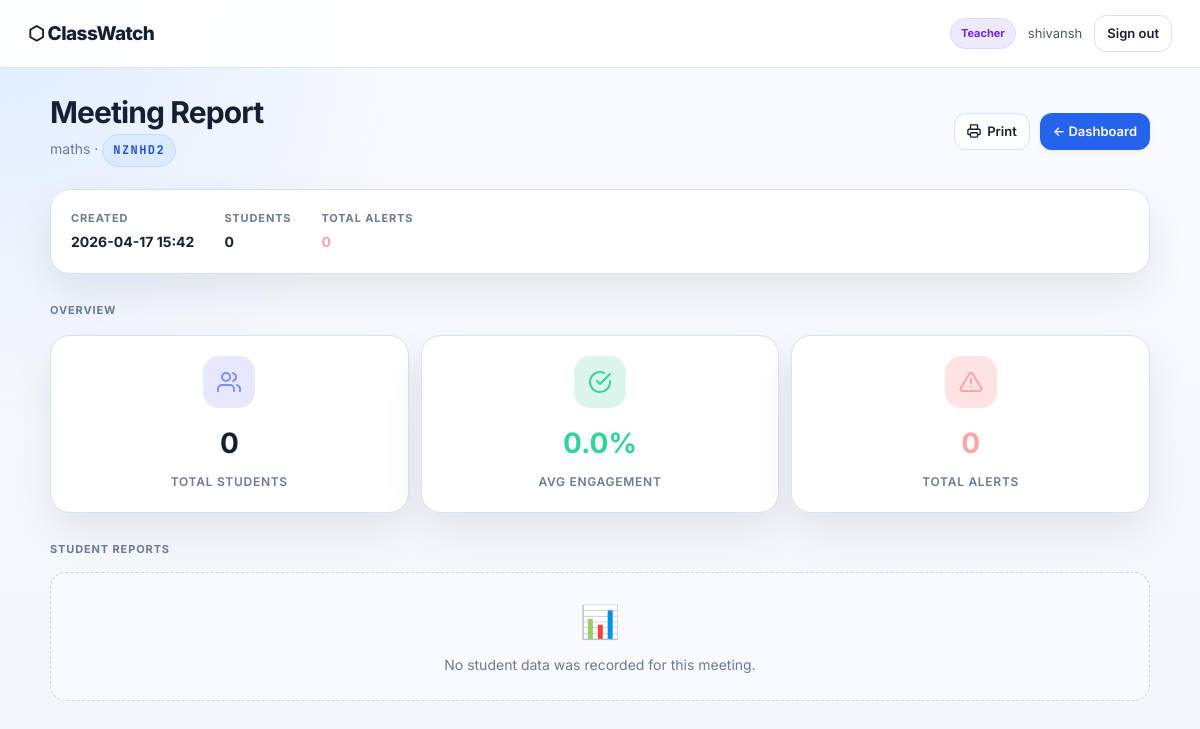
Screenshot of /teacher/report/NZNHD2 (signed in) with the database file from the repository.
### tables this page shows
CREATE TABLE meetings (
            id INTEGER PRIMARY KEY AUTOINCREMENT,
            host_id INTEGER NOT NULL,
            code TEXT UNIQUE NOT NULL,
            title TEXT NOT NULL,
            created_at TEXT NOT NULL,
            is_active INTEGER DEFAULT 1, ended_at TEXT,
            FOREIGN KEY (host_id) REFERENCES users(id)
        );

### app.py (the view, shortened to what this page needs)
@app.route('/teacher/report/<code>')
def meeting_report(code):
    err = login_required('teacher')
    if err: return err
    meeting = get_meeting_any(code)
    if not meeting:
        return redirect(url_for('teacher_home'))
    reports = get_reports_by_meeting(code)
    summary = {
        'total_students': len(reports),
        'avg_engagement': 0.0,
        'total_alerts':   0,
        'best_student':   None,
        'worst_student':  None,
    }
    return render_template('report.html', meeting=meeting, reports=reports,
                           summary=summary, user=session, code=code)

### app.py (called while the page is built)
def login_required(role=None):
    if 'user_id' not in session:
        return redirect(url_for('login'))
    if role and session.get('role') != role:
        return redirect(url_for('login'))
    return None

### database.py (called while the page is built)
def get_db():
    conn = sqlite3.connect(DB_PATH)
    conn.row_factory = sqlite3.Row
    return conn

def get_meeting_any(code):
    conn = get_db()
    cursor = conn.cursor()
    cursor.execute('SELECT * FROM meetings WHERE code = ?', (code,))
    meeting = cursor.fetchone()
    conn.close()
    return dict(meeting) if meeting else None

def get_reports_by_meeting(meeting_code):
    conn = get_db()
    cursor = conn.cursor()
    cursor.execute(
        'SELECT * FROM reports WHERE meeting_code = ? ORDER BY engagement_score DESC',
        (meeting_code,)
    )
    reports = [dict(r) for r in cursor.fetchall()]
    conn.close()
    return reports

### templates/report.html (shortened to what this page needs)
{% extends 'base.html' %}
{% block content %}
<div class="page-container" style="max-width:1100px;">
  <div class="page-header">
    <div>
      <h1 class="page-title">Meeting Report</h1>
      <p class="page-sub">{{ meeting.title }} · <span class="code-badge" style="font-size:12px;">{{ code }}</span></p>
    </div>
    <div style="display:flex;gap:10px;align-items:center;">
      <button class="btn btn-sm btn-outline" onclick="window.print()" id="btn-print">
        <svg width="14" height="14" viewBox="0 0 16 16" fill="none"><path d="M4 6V1h8v5M4 12H2a1 1 0 0 1-1-1V7a1 1 0 0 1 1-1h12a1 1 0 0 1 1 1v4a1 1 0 0 1-1 1h-2" stroke="currentColor" stroke-width="1.5" stroke-linejoin="round"/><rect x="4" y="10" width="8" height="5" rx="1" stroke="currentColor" stroke-width="1.5"/></svg>
        Print
      </button>
      <a href="{{ url_for('teacher_home') }}" class="btn btn-sm btn-primary" id="btn-back-dash">← Dashboard</a>
    </div>
  </div>
  <div class="report-info-bar">
    <div class="report-info-item">
      <span class="report-info-label">Created</span>
      <span class="report-info-value">{{ meeting.created_at[:16].replace('T', ' ') }}</span>
    </div>
    <div class="report-info-item">
      <span class="report-info-label">Students</span>
      <span class="report-info-value">{{ summary.total_students }}</span>
    </div>
    <div class="report-info-item">
      <span class="report-info-label">Total Alerts</span>
      <span class="report-info-value" style="color:#FCA5A5;">{{ summary.total_alerts }}</span>
    </div>
  </div>
  <div class="section-title" style="margin-top:28px;">Overview</div>
  <div class="report-summary-grid">
    <div class="report-summary-card">
      <div class="report-summary-icon" style="background:rgba(99,102,241,0.15);color:#818CF8;">
      </div>
      <div class="report-summary-num">{{ summary.total_students }}</div>
      <div class="report-summary-label">Total Students</div>
    </div>
    <div class="report-summary-card">
      <div class="report-summary-icon" style="background:rgba(16,185,129,0.15);color:#34D399;">
        <svg width="24" height="24" viewBox="0 0 24 24" fill="none"><path d="M22 11.08V12a10 10 0 1 1-5.93-9.14" stroke="currentColor" stroke-width="2" stroke-linecap="round"/><path d="M22 4L12 14.01l-3-3" stroke="currentColor" stroke-width="2" stroke-linecap="round" stroke-linejoin="round"/></svg>
      </div>
      <div class="report-summary-num" style="color:#34D399;">{{ summary.avg_engagement }}%</div>
      <div class="report-summary-label">Avg Engagement</div>
    </div>
    <div class="report-summary-card">
      <div class="report-summary-icon" style="background:rgba(239,68,68,0.15);color:#FCA5A5;">
        <svg width="24" height="24" viewBox="0 0 24 24" fill="none"><path d="M10.29 3.86L1.82 18a2 2 0 0 0 1.71 3h16.94a2 2 0 0 0 1.71-3L13.71 3.86a2 2 0 0 0-3.42 0z" stroke="currentColor" stroke-width="2" stroke-linejoin="round"/><path d="M12 9v4M12 17h.01" stroke="currentColor" stroke-width="2" stroke-linecap="round"/></svg>
      </div>
      <div class="report-summary-num" style="color:#FCA5A5;">{{ summary.total_alerts }}</div>
      <div class="report-summary-label">Total Alerts</div>
    </div>
  </div>
  <div class="section-title" style="margin-top:28px;">Student Reports</div>
  {% if reports %}
  <div class="report-cards">
    {% for r in reports %}
    <div class="report-card" id="report-{{ loop.index }}">
      <div class="report-card-header">
        <div class="report-card-name">
          <div class="report-avatar" style="background:{{'rgba(16,185,129,0.2)' if r.engagement_score >= 70 else ('rgba(245,158,11,0.2)' if r.engagement_score >= 40 else 'rgba(239,68,68,0.2)')}}; color:{{'#34D399' if r.engagement_score >= 70 else ('#FBBF24' if r.engagement_score >= 40 else '#FCA5A5')}};">
            {{ r.student_name[0]|upper }}
          </div>
          <div>
            <div style="font-weight:600;font-size:15px;">{{ r.student_name }}</div>
            <div style="font-size:12px;color:var(--muted);">{{ r.joined_at }} — {{ r.left_at }}</div>
          </div>
        </div>
        <div class="report-score {% if r.engagement_score >= 70 %}score-good{% elif r.engagement_score >= 40 %}score-warn{% else %}score-bad{% endif %}">
          {{ r.engagement_score }}%
        </div>
      </div>
      <div class="report-bar-wrap">
        <div class="report-bar">
          <div class="report-bar-fill bar-engaged" style="width:{{ (r.engaged_frames / r.total_frames * 100) if r.total_frames > 0 else 0 }}%;" title="Engaged"></div>
          <div class="report-bar-fill bar-sleeping" style="width:{{ (r.sleeping_frames / r.total_frames * 100) if r.total_frames > 0 else 0 }}%;" title="Sleeping"></div>
          <div class="report-bar-fill bar-away" style="width:{{ (r.away_frames / r.total_frames * 100) if r.total_frames > 0 else 0 }}%;" title="Away"></div>
          <div class="report-bar-fill bar-noface" style="width:{{ (r.no_face_frames / r.total_frames * 100) if r.total_frames > 0 else 0 }}%;" title="Not visible"></div>
        </div>
        <div class="report-bar-legend">
          <span><span class="legend-dot" style="background:#10B981;"></span> Engaged</span>
          <span><span class="legend-dot" style="background:#F97316;"></span> Sleeping</span>
          <span><span class="legend-dot" style="background:#F59E0B;"></span> Away</span>
          <span><span class="legend-dot" style="background:#6B7280;"></span> Not visible</span>
        </div>
      </div>
      <div class="report-stats-row">
        <div class="report-stat">
          <span class="report-stat-num">{{ r.total_frames }}</span>
          <span class="report-stat-label">Frames</span>
        </div>
        <div class="report-stat">
          <span class="report-stat-num" style="color:#34D399;">{{ r.engaged_frames }}</span>
          <span class="report-stat-label">Engaged</span>
        </div>
        <div class="report-stat">
          <span class="report-stat-num" style="color:#FB923C;">{{ r.sleeping_alerts }}</span>
          <span class="report-stat-label">Sleep Alerts</span>
        </div>
        <div class="report-stat">
          <span class="report-stat-num" style="color:#FBBF24;">{{ r.away_alerts }}</span>
          <span class="report-stat-label">Away Alerts</span>
        </div>
        <div class="report-stat">
          <span class="report-stat-num" style="color:#9CA3AF;">{{ r.no_face_alerts }}</span>
          <span class="report-stat-label">No-Face</span>
        </div>
      </div>
    </div>
    {% endfor %}
  </div>
  {% else %}
  <div class="empty-state">
    <div style="font-size:32px;margin-bottom:8px;">📊</div>
    <p>No student data was recorded for this meeting.</p>
  </div>
  {% endif %}
</div>
{% endblock %}

### static/css/style.css (style rules this page uses)
*, *::before, *::after { box-sizing: border-box; margin: 0; padding: 0; }
:root { --bg: #f4f7fb; --bg-soft: #eef3f8; --surface: #ffffff; --surface-soft: #f8fafc; --border: #d9e2ec; --border-strong: #c8d4e3; --text: #172033; --text-soft: #4b5b70; --muted: #6b7b91; --primary: #2563eb; --primary-hover: #1d4ed8; --primary-soft: #dbeafe; --success: #16a34a; --success-soft: #dcfce7; --warning: #d97706; --warning-soft: #fef3c7; --danger: #dc2626; --danger-soft: #fee2e2; --radius-sm: 10px; --radius: 14px; --radius-lg: 20px; --shadow-sm: 0 2px 6px rgba(15, 23, 42, 0.05); --shadow-md: 0 18px 40px rgba(15, 23, 42, 0.08); --transition: 180ms ease; }
html, body { min-height: 100%; font-family: 'Inter', system-ui, -apple-system, BlinkMacSystemFont, 'Segoe UI', sans-serif; font-size: 14px; line-height: 1.55; color: var(--text); background: radial-gradient(circle at top left, rgba(219, 234, 254, 0.9), transparent 30%), linear-gradient(180deg, #f8fbff 0%, #f3f6fb 100%); -webkit-font-smoothing: antialiased; -moz-osx-font-smoothing: grayscale; }
body { padding-bottom: 40px; }
img, svg, video, canvas { display: block; }
a { color: var(--primary); text-decoration: none; }
button, input, textarea, select { font: inherit; }
.role-badge, .code-badge, .room-status-pill, .info-chip, .alert-badge { display: inline-flex; align-items: center; justify-content: center; gap: 6px; padding: 6px 10px; border-radius: 999px; border: 1px solid var(--border); font-size: 11px; font-weight: 700; }
.code-badge { background: var(--primary-soft); color: var(--primary-hover); border-color: #bfdbfe; font-family: 'JetBrains Mono', monospace; letter-spacing: 0.12em; }
.btn { display: inline-flex; align-items: center; justify-content: center; gap: 6px; padding: 10px 16px; border: 1px solid transparent; border-radius: 12px; cursor: pointer; font-size: 14px; font-weight: 600; white-space: nowrap; transition: transform var(--transition), background var(--transition), border-color var(--transition), color var(--transition); }
.btn-primary { background: var(--primary); color: #fff; box-shadow: var(--shadow-sm); }
.btn-outline { background: #fff; color: var(--text); border-color: var(--border); }
.btn-sm { padding: 7px 12px; font-size: 13px; }
.card, .auth-card, .room-main, .side-section, .hero, .meetings-table-wrap, .report-card, .report-summary-card, .report-info-bar { background: var(--surface); border: 1px solid var(--border); border-radius: var(--radius-lg); box-shadow: var(--shadow-md); }
.auth-title, .card-title, .page-title, .room-title { color: var(--text); letter-spacing: -0.03em; }
.auth-sub, .page-sub, .auth-footer { color: var(--muted); }
.page-container, .dashboard { width: min(1100px, calc(100% - 32px)); margin: 28px auto 0; }
.page-header, .room-header, .teacher-controls, .room-controls, .share-bar, .teacher-cam-bar, .table-actions { display: flex; align-items: center; gap: 10px; }
.page-header, .room-header { justify-content: space-between; flex-wrap: wrap; margin-bottom: 22px; }
.page-title, .room-title { font-size: 30px; line-height: 1.08; }
.page-sub { margin-top: 6px; }
.section-title, .section-label, .side-title, .stat-label, .summary-label, .info-label, .report-info-label, .report-stat-label { color: var(--muted); text-transform: uppercase; letter-spacing: 0.08em; font-size: 11px; font-weight: 700; }
.section-title, .section-label { margin-bottom: 14px; }
.empty-state, .empty-alerts { padding: 24px; border: 1px dashed var(--border-strong); border-radius: 16px; background: var(--surface-soft); color: var(--muted); text-align: center; }
.info-value, .summary-num, .report-info-value, .report-stat-num, .report-summary-num { color: var(--text); font-weight: 700; }
.summary-grid, .report-summary-grid { display: grid; gap: 12px; }
.report-info-bar { display: flex; flex-wrap: wrap; gap: 18px 30px; padding: 20px; }
.report-info-item { display: grid; gap: 4px; }
.report-summary-grid { margin-top: 16px; grid-template-columns: repeat(auto-fit, minmax(220px, 1fr)); }
.report-summary-card { padding: 20px; text-align: center; }
.report-summary-icon, .report-avatar, .report-score { display: inline-flex; align-items: center; justify-content: center; }
.report-summary-icon { width: 52px; height: 52px; margin: 0 auto 14px; border-radius: 16px; }
.report-summary-num { font-size: 28px; }
.report-summary-label { margin-top: 8px; color: var(--muted); font-size: 12px; font-weight: 600; text-transform: uppercase; letter-spacing: 0.06em; }

### rows the page displays
meetings: title "maths", code "NZNHD2", created_at "2026-04-17 15:42"

### other values shown
{{ session.get('role') }} "Teacher"
{{ session.get('name') }} "shivansh"
{{ summary.total_students }} "0"
{{ summary.total_alerts }} "0"
{{ summary.avg_engagement }} "0.0"
